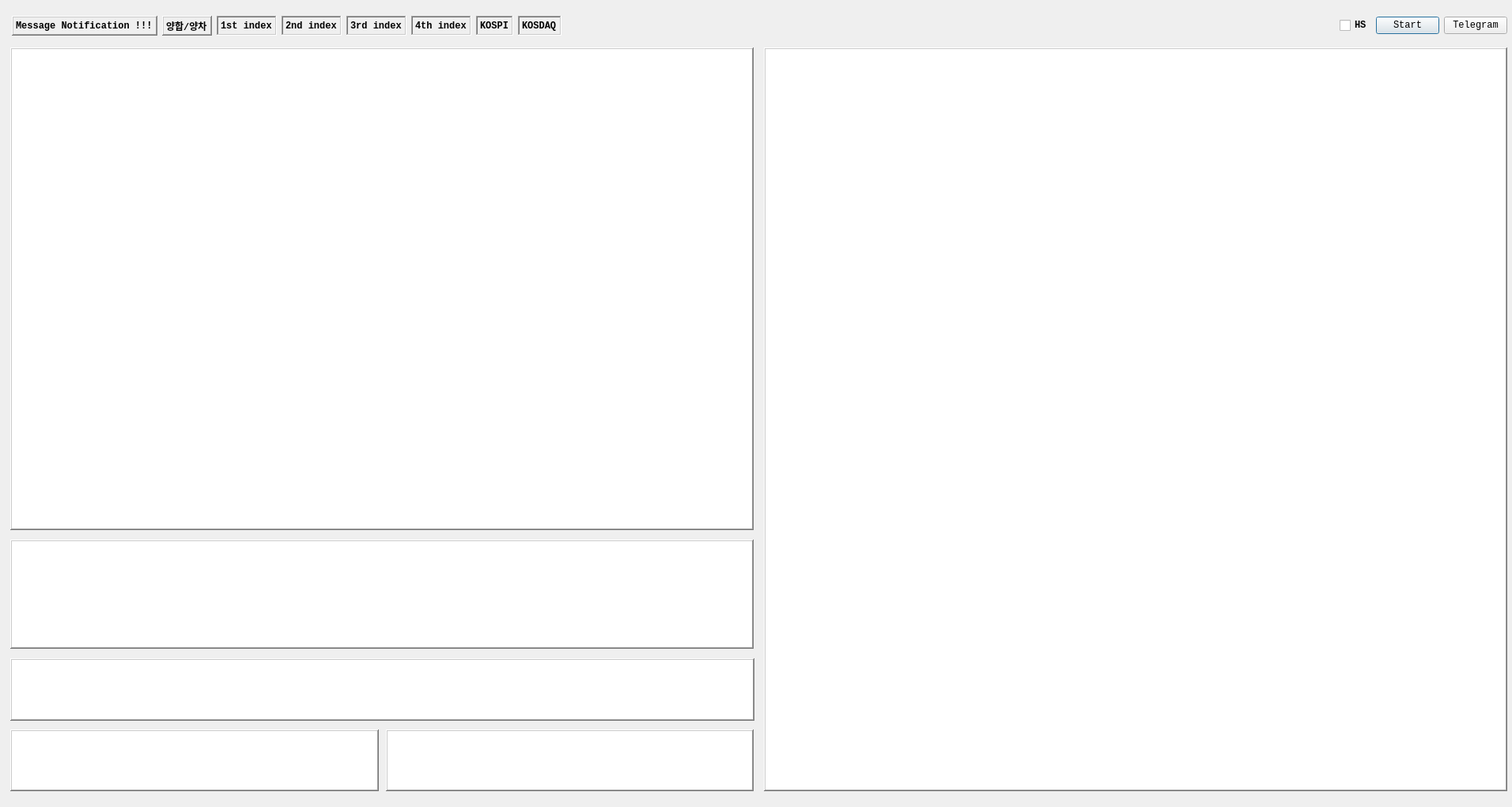
<?xml version="1.0" encoding="UTF-8"?>
<ui version="4.0">
 <class>Dialog</class>
 <widget class="QDialog" name="Dialog">
  <property name="geometry">
   <rect>
    <x>0</x>
    <y>0</y>
    <width>1912</width>
    <height>1020</height>
   </rect>
  </property>
  <property name="font">
   <font>
    <family>Consolas</family>
    <pointsize>9</pointsize>
    <weight>75</weight>
    <bold>true</bold>
   </font>
  </property>
  <property name="windowTitle">
   <string>선물옵션 전광판</string>
  </property>
  <property name="windowIcon">
   <iconset>
    <normaloff>Resources/skybot_cm.png</normaloff>Resources/skybot_cm.png</iconset>
  </property>
  <widget class="QTableWidget" name="tableWidget_put">
   <property name="geometry">
    <rect>
     <x>966</x>
     <y>60</y>
     <width>940</width>
     <height>940</height>
    </rect>
   </property>
   <property name="font">
    <font>
     <family>Consolas</family>
     <weight>50</weight>
     <bold>false</bold>
    </font>
   </property>
   <property name="focusPolicy">
    <enum>Qt::NoFocus</enum>
   </property>
   <property name="frameShape">
    <enum>QFrame::WinPanel</enum>
   </property>
   <property name="frameShadow">
    <enum>QFrame::Raised</enum>
   </property>
   <property name="lineWidth">
    <number>1</number>
   </property>
   <property name="sizeAdjustPolicy">
    <enum>QAbstractScrollArea::AdjustToContents</enum>
   </property>
  </widget>
  <widget class="QTableWidget" name="tableWidget_call">
   <property name="geometry">
    <rect>
     <x>13</x>
     <y>60</y>
     <width>940</width>
     <height>610</height>
    </rect>
   </property>
   <property name="font">
    <font>
     <family>Consolas</family>
     <weight>50</weight>
     <bold>false</bold>
    </font>
   </property>
   <property name="focusPolicy">
    <enum>Qt::NoFocus</enum>
   </property>
   <property name="frameShape">
    <enum>QFrame::WinPanel</enum>
   </property>
   <property name="frameShadow">
    <enum>QFrame::Raised</enum>
   </property>
   <property name="lineWidth">
    <number>1</number>
   </property>
   <property name="sizeAdjustPolicy">
    <enum>QAbstractScrollArea::AdjustToContents</enum>
   </property>
  </widget>
  <widget class="QTableWidget" name="tableWidget_fut">
   <property name="geometry">
    <rect>
     <x>13</x>
     <y>682</y>
     <width>940</width>
     <height>138</height>
    </rect>
   </property>
   <property name="font">
    <font>
     <family>Consolas</family>
     <weight>50</weight>
     <bold>false</bold>
    </font>
   </property>
   <property name="focusPolicy">
    <enum>Qt::NoFocus</enum>
   </property>
   <property name="frameShape">
    <enum>QFrame::WinPanel</enum>
   </property>
   <property name="frameShadow">
    <enum>QFrame::Raised</enum>
   </property>
  </widget>
  <widget class="QTableWidget" name="tableWidget_supply">
   <property name="geometry">
    <rect>
     <x>488</x>
     <y>922</y>
     <width>465</width>
     <height>78</height>
    </rect>
   </property>
   <property name="font">
    <font>
     <family>Consolas</family>
    </font>
   </property>
   <property name="focusPolicy">
    <enum>Qt::NoFocus</enum>
   </property>
   <property name="frameShape">
    <enum>QFrame::WinPanel</enum>
   </property>
   <property name="frameShadow">
    <enum>QFrame::Raised</enum>
   </property>
   <property name="sizeAdjustPolicy">
    <enum>QAbstractScrollArea::AdjustToContents</enum>
   </property>
  </widget>
  <widget class="QTableWidget" name="tableWidget_quote">
   <property name="geometry">
    <rect>
     <x>13</x>
     <y>832</y>
     <width>941</width>
     <height>79</height>
    </rect>
   </property>
   <property name="font">
    <font>
     <family>Consolas</family>
     <weight>50</weight>
     <bold>false</bold>
    </font>
   </property>
   <property name="focusPolicy">
    <enum>Qt::NoFocus</enum>
   </property>
   <property name="frameShape">
    <enum>QFrame::WinPanel</enum>
   </property>
   <property name="frameShadow">
    <enum>QFrame::Raised</enum>
   </property>
   <property name="sizeAdjustPolicy">
    <enum>QAbstractScrollArea::AdjustToContents</enum>
   </property>
  </widget>
  <widget class="QTextBrowser" name="textBrowser">
   <property name="geometry">
    <rect>
     <x>13</x>
     <y>922</y>
     <width>466</width>
     <height>78</height>
    </rect>
   </property>
   <property name="font">
    <font>
     <family>Consolas</family>
     <weight>75</weight>
     <bold>true</bold>
    </font>
   </property>
   <property name="focusPolicy">
    <enum>Qt::StrongFocus</enum>
   </property>
   <property name="frameShape">
    <enum>QFrame::WinPanel</enum>
   </property>
   <property name="frameShadow">
    <enum>QFrame::Raised</enum>
   </property>
   <property name="sizeAdjustPolicy">
    <enum>QAbstractScrollArea::AdjustToContents</enum>
   </property>
  </widget>
  <widget class="QWidget" name="layoutWidget">
   <property name="geometry">
    <rect>
     <x>15</x>
     <y>20</y>
     <width>1891</width>
     <height>25</height>
    </rect>
   </property>
   <layout class="QHBoxLayout" name="horizontalLayout">
    <item>
     <widget class="QLabel" name="label_main_time">
      <property name="font">
       <font>
        <weight>75</weight>
        <italic>false</italic>
        <bold>true</bold>
       </font>
      </property>
      <property name="frameShape">
       <enum>QFrame::WinPanel</enum>
      </property>
      <property name="frameShadow">
       <enum>QFrame::Raised</enum>
      </property>
      <property name="text">
       <string>Message Notification !!!</string>
      </property>
     </widget>
    </item>
    <item>
     <widget class="QLabel" name="label_atm">
      <property name="font">
       <font>
        <weight>75</weight>
        <italic>false</italic>
        <bold>true</bold>
       </font>
      </property>
      <property name="frameShape">
       <enum>QFrame::WinPanel</enum>
      </property>
      <property name="frameShadow">
       <enum>QFrame::Raised</enum>
      </property>
      <property name="text">
       <string>양합/양차</string>
      </property>
     </widget>
    </item>
    <item>
     <widget class="QLabel" name="label_1st_index">
      <property name="font">
       <font>
        <family>Consolas</family>
        <weight>75</weight>
        <italic>false</italic>
        <bold>true</bold>
       </font>
      </property>
      <property name="frameShape">
       <enum>QFrame::WinPanel</enum>
      </property>
      <property name="frameShadow">
       <enum>QFrame::Sunken</enum>
      </property>
      <property name="text">
       <string>1st index</string>
      </property>
     </widget>
    </item>
    <item>
     <widget class="QLabel" name="label_2nd_index">
      <property name="font">
       <font>
        <family>Consolas</family>
        <weight>75</weight>
        <italic>false</italic>
        <bold>true</bold>
       </font>
      </property>
      <property name="frameShape">
       <enum>QFrame::WinPanel</enum>
      </property>
      <property name="frameShadow">
       <enum>QFrame::Sunken</enum>
      </property>
      <property name="text">
       <string>2nd index</string>
      </property>
     </widget>
    </item>
    <item>
     <widget class="QLabel" name="label_3rd_index">
      <property name="font">
       <font>
        <family>Consolas</family>
        <weight>75</weight>
        <italic>false</italic>
        <bold>true</bold>
       </font>
      </property>
      <property name="frameShape">
       <enum>QFrame::WinPanel</enum>
      </property>
      <property name="frameShadow">
       <enum>QFrame::Sunken</enum>
      </property>
      <property name="text">
       <string>3rd index</string>
      </property>
      <property name="margin">
       <number>0</number>
      </property>
     </widget>
    </item>
    <item>
     <widget class="QLabel" name="label_4th_index">
      <property name="font">
       <font>
        <family>Consolas</family>
        <weight>75</weight>
        <italic>false</italic>
        <bold>true</bold>
       </font>
      </property>
      <property name="frameShape">
       <enum>QFrame::WinPanel</enum>
      </property>
      <property name="frameShadow">
       <enum>QFrame::Sunken</enum>
      </property>
      <property name="text">
       <string>4th index</string>
      </property>
     </widget>
    </item>
    <item>
     <widget class="QLabel" name="label_kospi">
      <property name="font">
       <font>
        <family>Consolas</family>
        <weight>75</weight>
        <italic>false</italic>
        <bold>true</bold>
       </font>
      </property>
      <property name="frameShape">
       <enum>QFrame::WinPanel</enum>
      </property>
      <property name="frameShadow">
       <enum>QFrame::Sunken</enum>
      </property>
      <property name="text">
       <string>KOSPI</string>
      </property>
     </widget>
    </item>
    <item>
     <widget class="QLabel" name="label_kosdaq">
      <property name="font">
       <font>
        <family>Consolas</family>
        <weight>75</weight>
        <italic>false</italic>
        <bold>true</bold>
       </font>
      </property>
      <property name="frameShape">
       <enum>QFrame::WinPanel</enum>
      </property>
      <property name="frameShadow">
       <enum>QFrame::Sunken</enum>
      </property>
      <property name="text">
       <string>KOSDAQ</string>
      </property>
     </widget>
    </item>
    <item>
     <spacer name="horizontalSpacer">
      <property name="orientation">
       <enum>Qt::Horizontal</enum>
      </property>
      <property name="sizeHint" stdset="0">
       <size>
        <width>40</width>
        <height>20</height>
       </size>
      </property>
     </spacer>
    </item>
    <item>
     <widget class="QCheckBox" name="checkBox_HS">
      <property name="text">
       <string>HS</string>
      </property>
     </widget>
    </item>
    <item>
     <widget class="QPushButton" name="pushButton_start">
      <property name="maximumSize">
       <size>
        <width>100</width>
        <height>16777215</height>
       </size>
      </property>
      <property name="font">
       <font>
        <family>Consolas</family>
        <weight>50</weight>
        <bold>false</bold>
       </font>
      </property>
      <property name="text">
       <string>Start</string>
      </property>
      <property name="checkable">
       <bool>false</bool>
      </property>
     </widget>
    </item>
    <item>
     <widget class="QPushButton" name="pushButton_telegram">
      <property name="maximumSize">
       <size>
        <width>100</width>
        <height>16777215</height>
       </size>
      </property>
      <property name="font">
       <font>
        <family>Consolas</family>
        <weight>50</weight>
        <bold>false</bold>
       </font>
      </property>
      <property name="focusPolicy">
       <enum>Qt::NoFocus</enum>
      </property>
      <property name="text">
       <string>Telegram</string>
      </property>
      <property name="checkable">
       <bool>true</bool>
      </property>
     </widget>
    </item>
   </layout>
  </widget>
 </widget>
 <resources/>
 <connections/>
 <slots>
  <slot>AddCode()</slot>
  <slot>RemoveCode()</slot>
 </slots>
</ui>
